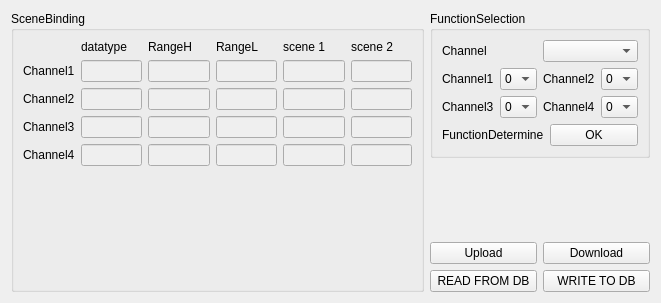
<?xml version="1.0" encoding="UTF-8"?>
<ui version="4.0">
 <class>adc</class>
 <widget class="QWidget" name="adc">
  <property name="geometry">
   <rect>
    <x>0</x>
    <y>0</y>
    <width>661</width>
    <height>303</height>
   </rect>
  </property>
  <property name="windowTitle">
   <string>Form</string>
  </property>
  <layout class="QGridLayout" name="gridLayout_3">
   <item row="2" column="1">
    <layout class="QGridLayout" name="gridLayout_4">
     <item row="2" column="1">
      <widget class="QPushButton" name="basicSaveToDbBtn">
       <property name="text">
        <string>WRITE TO DB</string>
       </property>
      </widget>
     </item>
     <item row="1" column="1">
      <widget class="QPushButton" name="basicDownloadBtn">
       <property name="text">
        <string>Download</string>
       </property>
      </widget>
     </item>
     <item row="1" column="0">
      <widget class="QPushButton" name="basicUploadBtn">
       <property name="text">
        <string>Upload</string>
       </property>
      </widget>
     </item>
     <item row="2" column="0">
      <widget class="QPushButton" name="basicGetFromDbBtn">
       <property name="text">
        <string>READ FROM DB</string>
       </property>
      </widget>
     </item>
     <item row="0" column="1">
      <spacer name="verticalSpacer">
       <property name="orientation">
        <enum>Qt::Vertical</enum>
       </property>
       <property name="sizeHint" stdset="0">
        <size>
         <width>20</width>
         <height>40</height>
        </size>
       </property>
      </spacer>
     </item>
    </layout>
   </item>
   <item row="1" column="1">
    <layout class="QVBoxLayout" name="verticalLayout_2">
     <item>
      <widget class="QGroupBox" name="groupBox">
       <property name="title">
        <string>FunctionSelection</string>
       </property>
       <layout class="QGridLayout" name="gridLayout_5">
        <item row="1" column="0">
         <layout class="QGridLayout" name="gridLayout_2">
          <item row="1" column="1">
           <widget class="QComboBox" name="ButtonCombo_3">
            <property name="enabled">
             <bool>true</bool>
            </property>
            <item>
             <property name="text">
              <string>0</string>
             </property>
            </item>
            <item>
             <property name="text">
              <string>1</string>
             </property>
            </item>
            <item>
             <property name="text">
              <string>2</string>
             </property>
            </item>
           </widget>
          </item>
          <item row="0" column="3">
           <widget class="QComboBox" name="ButtonCombo_2">
            <property name="enabled">
             <bool>true</bool>
            </property>
            <item>
             <property name="text">
              <string>0</string>
             </property>
            </item>
            <item>
             <property name="text">
              <string>1</string>
             </property>
            </item>
            <item>
             <property name="text">
              <string>2</string>
             </property>
            </item>
           </widget>
          </item>
          <item row="1" column="0">
           <widget class="QLabel" name="label_6">
            <property name="text">
             <string>Channel3</string>
            </property>
           </widget>
          </item>
          <item row="0" column="0">
           <widget class="QLabel" name="label_3">
            <property name="text">
             <string>Channel1</string>
            </property>
           </widget>
          </item>
          <item row="0" column="2">
           <widget class="QLabel" name="label_5">
            <property name="text">
             <string>Channel2</string>
            </property>
           </widget>
          </item>
          <item row="1" column="3">
           <widget class="QComboBox" name="ButtonCombo_4">
            <property name="enabled">
             <bool>true</bool>
            </property>
            <item>
             <property name="text">
              <string>0</string>
             </property>
            </item>
            <item>
             <property name="text">
              <string>1</string>
             </property>
            </item>
            <item>
             <property name="text">
              <string>2</string>
             </property>
            </item>
           </widget>
          </item>
          <item row="0" column="1">
           <widget class="QComboBox" name="ButtonCombo_1">
            <property name="enabled">
             <bool>true</bool>
            </property>
            <item>
             <property name="text">
              <string>0</string>
             </property>
            </item>
            <item>
             <property name="text">
              <string>1</string>
             </property>
            </item>
            <item>
             <property name="text">
              <string>2</string>
             </property>
            </item>
           </widget>
          </item>
          <item row="1" column="2">
           <widget class="QLabel" name="label_7">
            <property name="text">
             <string>Channel4</string>
            </property>
           </widget>
          </item>
         </layout>
        </item>
        <item row="3" column="0">
         <layout class="QHBoxLayout" name="horizontalLayout">
          <item>
           <widget class="QLabel" name="label_9">
            <property name="text">
             <string>FunctionDetermine</string>
            </property>
           </widget>
          </item>
          <item>
           <widget class="QPushButton" name="FunctionDetermineButton">
            <property name="text">
             <string>OK</string>
            </property>
           </widget>
          </item>
         </layout>
        </item>
        <item row="0" column="0">
         <layout class="QHBoxLayout" name="horizontalLayout_3">
          <item>
           <widget class="QLabel" name="label_2">
            <property name="text">
             <string>Channel</string>
            </property>
           </widget>
          </item>
          <item>
           <widget class="QComboBox" name="ChannelCombo"/>
          </item>
         </layout>
        </item>
       </layout>
      </widget>
     </item>
    </layout>
   </item>
   <item row="1" column="0" rowspan="2">
    <widget class="QGroupBox" name="groupBox_3">
     <property name="title">
      <string>SceneBinding</string>
     </property>
     <layout class="QGridLayout" name="gridLayout">
      <item row="5" column="2">
       <spacer name="verticalSpacer_2">
        <property name="orientation">
         <enum>Qt::Vertical</enum>
        </property>
        <property name="sizeHint" stdset="0">
         <size>
          <width>20</width>
          <height>40</height>
         </size>
        </property>
       </spacer>
      </item>
      <item row="4" column="0">
       <widget class="QLabel" name="label_15">
        <property name="text">
         <string>Channel4</string>
        </property>
       </widget>
      </item>
      <item row="1" column="3">
       <widget class="QLineEdit" name="Range1L">
        <property name="enabled">
         <bool>false</bool>
        </property>
       </widget>
      </item>
      <item row="2" column="4">
       <widget class="QLineEdit" name="Channe2scene1Edit">
        <property name="enabled">
         <bool>false</bool>
        </property>
       </widget>
      </item>
      <item row="2" column="5">
       <widget class="QLineEdit" name="Channe2scene2Edit">
        <property name="enabled">
         <bool>false</bool>
        </property>
       </widget>
      </item>
      <item row="0" column="1">
       <widget class="QLabel" name="label_18">
        <property name="text">
         <string>datatype</string>
        </property>
       </widget>
      </item>
      <item row="1" column="1">
       <widget class="QLineEdit" name="DataType1">
        <property name="enabled">
         <bool>false</bool>
        </property>
       </widget>
      </item>
      <item row="2" column="1">
       <widget class="QLineEdit" name="DataType2">
        <property name="enabled">
         <bool>false</bool>
        </property>
       </widget>
      </item>
      <item row="4" column="5">
       <widget class="QLineEdit" name="Channe4scene2Edit">
        <property name="enabled">
         <bool>false</bool>
        </property>
       </widget>
      </item>
      <item row="4" column="2">
       <widget class="QLineEdit" name="Range4H">
        <property name="enabled">
         <bool>false</bool>
        </property>
       </widget>
      </item>
      <item row="3" column="0">
       <widget class="QLabel" name="label_14">
        <property name="text">
         <string>Channel3</string>
        </property>
       </widget>
      </item>
      <item row="0" column="2">
       <widget class="QLabel" name="label_16">
        <property name="text">
         <string>RangeH</string>
        </property>
       </widget>
      </item>
      <item row="3" column="1">
       <widget class="QLineEdit" name="DataType3">
        <property name="enabled">
         <bool>false</bool>
        </property>
       </widget>
      </item>
      <item row="1" column="5">
       <widget class="QLineEdit" name="Channe1scene2Edit">
        <property name="enabled">
         <bool>false</bool>
        </property>
       </widget>
      </item>
      <item row="4" column="3">
       <widget class="QLineEdit" name="Range4L">
        <property name="enabled">
         <bool>false</bool>
        </property>
       </widget>
      </item>
      <item row="2" column="3">
       <widget class="QLineEdit" name="Range2L">
        <property name="enabled">
         <bool>false</bool>
        </property>
       </widget>
      </item>
      <item row="4" column="4">
       <widget class="QLineEdit" name="Channe4scene1Edit">
        <property name="enabled">
         <bool>false</bool>
        </property>
       </widget>
      </item>
      <item row="3" column="2">
       <widget class="QLineEdit" name="Range3H">
        <property name="enabled">
         <bool>false</bool>
        </property>
       </widget>
      </item>
      <item row="1" column="0">
       <widget class="QLabel" name="label_13">
        <property name="text">
         <string>Channel1</string>
        </property>
       </widget>
      </item>
      <item row="3" column="3">
       <widget class="QLineEdit" name="Range3L">
        <property name="enabled">
         <bool>false</bool>
        </property>
       </widget>
      </item>
      <item row="1" column="2">
       <widget class="QLineEdit" name="Range1H">
        <property name="enabled">
         <bool>false</bool>
        </property>
       </widget>
      </item>
      <item row="1" column="4">
       <widget class="QLineEdit" name="Channe1scene1Edit">
        <property name="enabled">
         <bool>false</bool>
        </property>
       </widget>
      </item>
      <item row="2" column="0">
       <widget class="QLabel" name="label_10">
        <property name="text">
         <string>Channel2</string>
        </property>
       </widget>
      </item>
      <item row="0" column="4">
       <widget class="QLabel" name="label_12">
        <property name="text">
         <string>scene 1</string>
        </property>
       </widget>
      </item>
      <item row="3" column="4">
       <widget class="QLineEdit" name="Channe3scene1Edit">
        <property name="enabled">
         <bool>false</bool>
        </property>
       </widget>
      </item>
      <item row="3" column="5">
       <widget class="QLineEdit" name="Channe3scene2Edit">
        <property name="enabled">
         <bool>false</bool>
        </property>
       </widget>
      </item>
      <item row="2" column="2">
       <widget class="QLineEdit" name="Range2H">
        <property name="enabled">
         <bool>false</bool>
        </property>
       </widget>
      </item>
      <item row="0" column="5">
       <widget class="QLabel" name="label_17">
        <property name="text">
         <string>scene 2</string>
        </property>
       </widget>
      </item>
      <item row="4" column="1">
       <widget class="QLineEdit" name="DataType4">
        <property name="enabled">
         <bool>false</bool>
        </property>
       </widget>
      </item>
      <item row="0" column="3">
       <widget class="QLabel" name="label_11">
        <property name="text">
         <string>RangeL</string>
        </property>
       </widget>
      </item>
     </layout>
    </widget>
   </item>
  </layout>
 </widget>
 <resources/>
 <connections/>
</ui>
